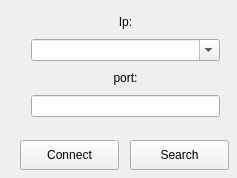
<?xml version="1.0" encoding="UTF-8"?>
<ui version="4.0">
 <class>MainWindow</class>
 <widget class="QMainWindow" name="MainWindow">
  <property name="geometry">
   <rect>
    <x>0</x>
    <y>0</y>
    <width>237</width>
    <height>178</height>
   </rect>
  </property>
  <property name="sizePolicy">
   <sizepolicy hsizetype="Fixed" vsizetype="Fixed">
    <horstretch>0</horstretch>
    <verstretch>0</verstretch>
   </sizepolicy>
  </property>
  <property name="minimumSize">
   <size>
    <width>237</width>
    <height>178</height>
   </size>
  </property>
  <property name="maximumSize">
   <size>
    <width>237</width>
    <height>178</height>
   </size>
  </property>
  <property name="windowTitle">
   <string>Set Conection</string>
  </property>
  <property name="windowIcon">
   <iconset resource="appdata.qrc">
    <normaloff>:/icon/icon-1.ico</normaloff>:/icon/icon-1.ico</iconset>
  </property>
  <widget class="QWidget" name="centralWidget">
   <widget class="QPushButton" name="pushButton">
    <property name="geometry">
     <rect>
      <x>20</x>
      <y>140</y>
      <width>99</width>
      <height>30</height>
     </rect>
    </property>
    <property name="text">
     <string>Connect</string>
    </property>
   </widget>
   <widget class="QPushButton" name="pushButton_2">
    <property name="geometry">
     <rect>
      <x>130</x>
      <y>140</y>
      <width>99</width>
      <height>30</height>
     </rect>
    </property>
    <property name="text">
     <string>Search</string>
    </property>
   </widget>
   <widget class="QWidget" name="layoutWidget">
    <property name="geometry">
     <rect>
      <x>20</x>
      <y>0</y>
      <width>211</width>
      <height>128</height>
     </rect>
    </property>
    <layout class="QVBoxLayout" name="verticalLayout">
     <item>
      <widget class="QLabel" name="label">
       <property name="text">
        <string>Ip:</string>
       </property>
       <property name="alignment">
        <set>Qt::AlignCenter</set>
       </property>
      </widget>
     </item>
     <item>
      <widget class="QComboBox" name="comboBox">
       <property name="editable">
        <bool>true</bool>
       </property>
      </widget>
     </item>
     <item>
      <widget class="QLabel" name="label_2">
       <property name="text">
        <string>port:</string>
       </property>
       <property name="alignment">
        <set>Qt::AlignCenter</set>
       </property>
      </widget>
     </item>
     <item>
      <widget class="QLineEdit" name="lineEdit"/>
     </item>
    </layout>
   </widget>
  </widget>
 </widget>
 <layoutdefault spacing="6" margin="11"/>
 <resources>
  <include location="appdata.qrc"/>
 </resources>
 <connections/>
</ui>
